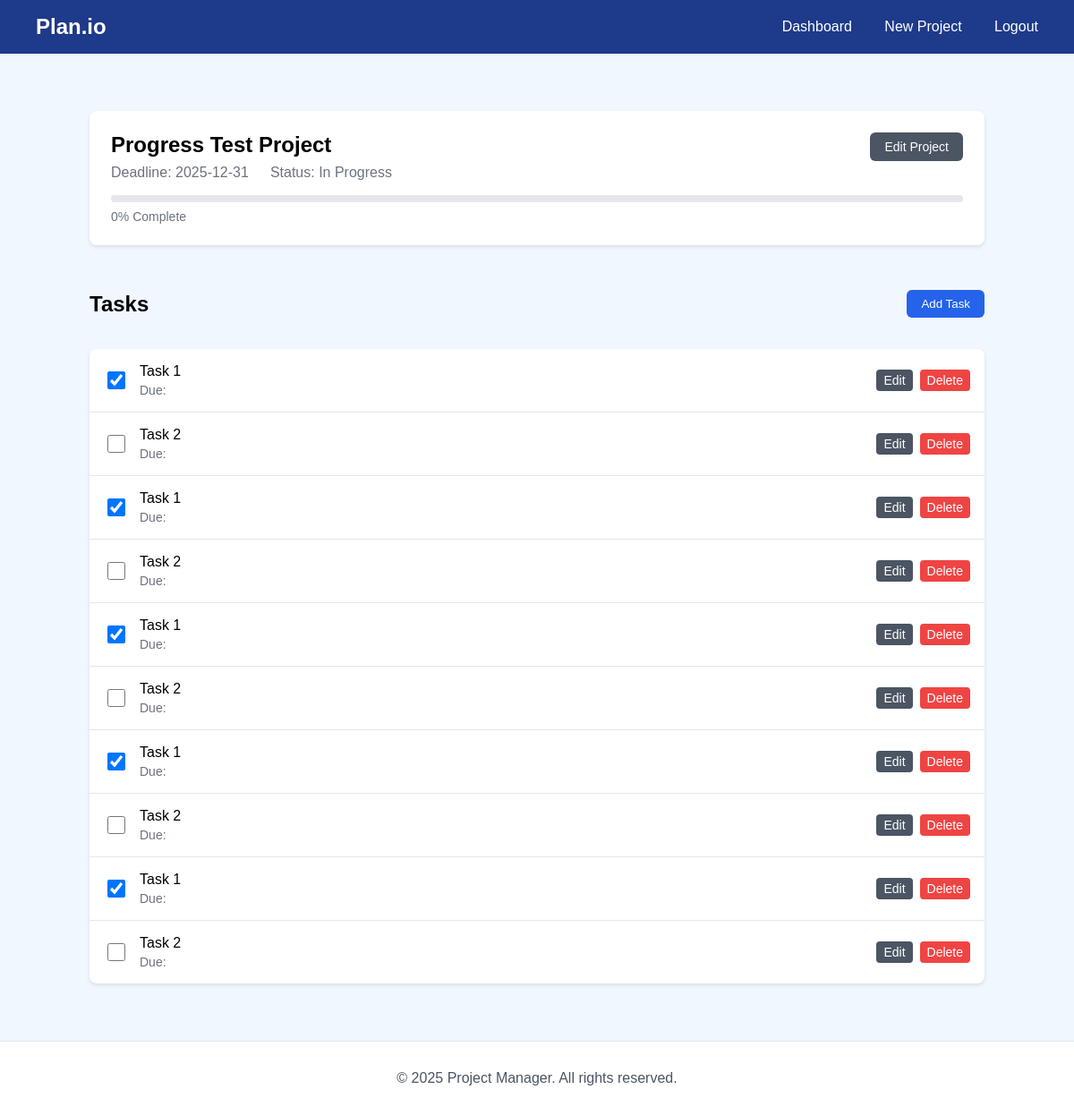
The page /project/2 (signed in) on the database its author committed.
### tables this page shows
CREATE TABLE projects (
    id INTEGER PRIMARY KEY AUTOINCREMENT,
    user_id INTEGER NOT NULL,
    title TEXT NOT NULL,
    description TEXT,
    deadline DATE,
    status TEXT DEFAULT 'In Progress',
    progress INTEGER DEFAULT 0,
    created_at TIMESTAMP DEFAULT CURRENT_TIMESTAMP,
    FOREIGN KEY (user_id) REFERENCES users(id)
);

CREATE TABLE tasks (
    id INTEGER PRIMARY KEY AUTOINCREMENT,
    project_id INTEGER NOT NULL,
    title TEXT NOT NULL,
    description TEXT,
    due_date DATE,
    completed BOOLEAN DEFAULT 0,
    created_at TIMESTAMP DEFAULT CURRENT_TIMESTAMP,
    FOREIGN KEY (project_id) REFERENCES projects(id)
);

### app.py (the view)
@app.route("/project/<int:project_id>")
@login_required
def project(project_id):
    db = get_db()
    project = db.execute(
        """
        SELECT p.*,
               COUNT(DISTINCT t.id) as total_tasks,
               COUNT(DISTINCT CASE WHEN t.completed = 1 THEN t.id END) as completed_tasks
        FROM projects p
        LEFT JOIN tasks t ON p.id = t.project_id
        WHERE p.id = ? AND p.user_id = ?
        GROUP BY p.id
        """,
        (project_id, session["user_id"])
    ).fetchone()
    if project is None:
        flash("Project not found", "error")
        return redirect("/dashboard")
    tasks = db.execute(
        "SELECT * FROM tasks WHERE project_id = ? ORDER BY due_date ASC",
        (project_id,)
    ).fetchall()
    return render_template("project.html", project=project, tasks=tasks)

### app.py (called while the page is built)
def get_db():
    db = sqlite3.connect(
        'project.db',
        detect_types=sqlite3.PARSE_DECLTYPES
    )
    db.row_factory = sqlite3.Row
    return db

def login_required(f):
    @wraps(f)
    def decorated_function(*args, **kwargs):
        if session.get("user_id") is None:
            return redirect("/login")
        return f(*args, **kwargs)
    return decorated_function

@app.template_filter('format_date')
def format_date(value):
    if value is None:
        return ""
    if isinstance(value, str):
        try:
            value = datetime.strptime(value, '%Y-%m-%d')
        except ValueError:
            return value
    return value.strftime('%Y-%m-%d')

### templates/project.html (shortened to what this page needs)
{% extends "base.html" %}
{% block content %}
<div class="project-container">
    <div class="project-header">
        <div class="project-header-top">
            <div class="project-info">
                <h1 class="project-title">{{ project.title }}</h1>
                <div class="project-meta">
                    <span>Deadline: {{ project.deadline|format_date }}</span>
                    <span>Status: {{ project.status }}</span>
                </div>
            </div>
            <div class="project-actions">
                <a href="{{ url_for('edit_project', project_id=project.id) }}" class="edit-project-button">Edit Project</a>
            </div>
        </div>
        <div class="progress-section">
            <div class="progress-bar">
            </div>
            <span class="progress-text">{{ project.progress }}% Complete</span>
        </div>
    </div>
    <div class="main-content">
        <div class="tasks-section">
            <div class="section-header">
                <h2>Tasks</h2>
                <button onclick="openAddTaskModal()" class="add-button">Add Task</button>
            </div>
            <div class="task-list">
                {% for task in tasks %}
                <div class="task-item"
                     data-task-id="{{ task.id }}"
                     data-title="{{ task.title }}"
                     data-description="{{ task.description or '' }}"
                     data-due-date="{{ task.due_date|format_date if task.due_date else '' }}">
                    <input type="checkbox"
                           class="task-checkbox"
                           {% if task.completed %}checked{% endif %}
                           onchange="updateTask({{ task.id }}, this.checked)">
                    <div class="task-content">
                        <div class="task-title">{{ task.title }}</div>
                        <div class="task-meta">
                            <span>Due: {{ task.due_date|format_date }}</span>
                        </div>
                    </div>
                    <div class="task-actions">
                        <button onclick="event.stopPropagation(); editTask({{ task.id }})" class="action-button edit-button">
                            Edit
                        </button>
                        <button onclick="event.stopPropagation(); deleteTask({{ task.id }})" class="action-button delete-button">
                            Delete
                        </button>
                    </div>
                </div>
                {% endfor %}
            </div>
        </div>
    </div>
</div>
{% endblock %}

### templates/base.html (shortened to what this page needs)
<!DOCTYPE html>
<html lang="en">
<head>
</head>
<body>
    {% if session.user_id %}
    <nav>
        <div class="nav-container">
            <div class="nav-title">
                <span class="nav-brand">Plan.io</span>
            </div>
            <div class="nav-links">
                <a href="{{ url_for('dashboard') }}" class="nav-link">Dashboard</a>
                <a href="{{ url_for('new_project') }}" class="nav-link">New Project</a>
                <a href="{{ url_for('logout') }}" class="nav-link">Logout</a>
            </div>
        </div>
    </nav>
    {% endif %}
    <main>
        {% block content %}{% endblock %}
    </main>
    <footer>
        <div class="footer-container">
            <p>&copy; 2025 Project Manager. All rights reserved.</p>
        </div>
    </footer>
</body>
</html>

### templates/base.html (style rules this page uses)
body { font-family: Arial, sans-serif; margin: 0; padding: 0; background-color: #f0f7ff; min-height: 100vh; display: flex; flex-direction: column; }
nav { background-color: #1E3A8A; padding: 1rem; color: white; }
.nav-container { max-width: 72rem; margin: 0 auto; display: flex; justify-content: space-between; align-items: center; }
.nav-title { font-size: 1.5rem; font-weight: bold; }
.nav-brand { color: white; font-size: 1.5rem; font-weight: bold; padding: 0.5rem 1rem; }
.nav-link { color: white; text-decoration: none; padding: 0.5rem 1rem; border-radius: 0.25rem; transition: background-color 0.2s; }
main { flex: 1; padding: 2rem; max-width: 72rem; margin: 0 auto; width: 100%; box-sizing: border-box; }
.project-container { margin: 2rem auto; max-width: 1200px; }
.footer-container { text-align: center; padding: 1rem; color: #4B5563; background-color: white; border-top: 1px solid #E5E7EB; }

### templates/project.html (style rules this page uses)
.project-container { max-width: 1000px; margin: 2rem auto; padding: 0 1rem; }
.project-header { background: white; padding: 1.5rem; border-radius: 0.5rem; box-shadow: 0 2px 4px rgba(0,0,0,0.1); margin-bottom: 2rem; }
.project-header-top { display: flex; justify-content: space-between; align-items: flex-start; }
.project-title { font-size: 1.5rem; font-weight: 600; margin: 0; }
.project-meta { margin-top: 0.5rem; color: #6B7280; display: flex; gap: 1.5rem; }
.project-actions { display: flex; gap: 1rem; }
.edit-project-button { display: inline-block; padding: 0.5rem 1rem; background-color: #4B5563; color: white; border-radius: 0.375rem; text-decoration: none; font-size: 0.875rem; transition: background-color 0.2s; }
.progress-section { margin-top: 1rem; }
.progress-bar { background: #E5E7EB; height: 0.5rem; border-radius: 0.25rem; overflow: hidden; }
.progress-text { display: block; margin-top: 0.5rem; color: #6B7280; font-size: 0.875rem; }
.section-header { display: flex; justify-content: space-between; align-items: center; margin-bottom: 1rem; }
.task-list { background: white; border-radius: 0.5rem; box-shadow: 0 2px 4px rgba(0,0,0,0.1); overflow: hidden; }
.task-item { display: flex; align-items: center; padding: 1rem; border-bottom: 1px solid #E5E7EB; }
.task-item:last-child { border-bottom: none; }
.task-checkbox { margin-right: 1rem; width: 1.25rem; height: 1.25rem; cursor: pointer; }
.task-content { flex: 1; }
.task-title { font-weight: 500; margin-bottom: 0.25rem; }
.task-meta { font-size: 0.875rem; color: #6B7280; }
.add-button { padding: 0.5rem 1rem; background: #2563EB; color: white; border: none; border-radius: 0.375rem; cursor: pointer; transition: background-color 0.2s; }
.task-actions { display: flex; gap: 0.5rem; margin-left: auto; }
.action-button { padding: 0.25rem 0.5rem; border: none; border-radius: 0.25rem; cursor: pointer; font-size: 0.875rem; transition: background-color 0.2s; }
.edit-button { background: #4B5563; color: white; }
.delete-button { background: #EF4444; color: white; }

### rows shown on the page
projects: title "Progress Test Project", deadline "2025-12-31", status "In Progress", progress "0"
tasks: completed "☑", title "Task 1"
tasks: title "Task 2"
tasks: completed "☑", title "Task 1"
tasks: title "Task 2"
tasks: completed "☑", title "Task 1"
tasks: title "Task 2"
tasks: completed "☑", title "Task 1"
tasks: title "Task 2"
tasks: completed "☑", title "Task 1"
tasks: title "Task 2"
